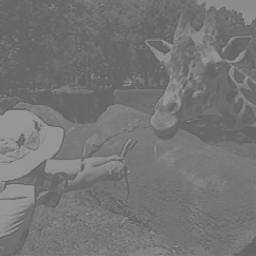
%> input picture assignments/Assignment1/130050007_130050013_130050047_assignment1_description/2/data/girrafe.jpg, 256 x 256 px
$ octave --eval "myBilinearInterpolation('../../../Assignment1/130050007_130050013_130050047_assignment1_description/2/data/girrafe.jpg');"   (GNU Octave 9; MATLAB toolbox functions it lacks are replaced by stand-ins)
%> lines starting %> are read from the running program, lines starting %| are printed output that depends on the picture; in (x1, y1, x2, y2) boxes, pixels count from 0 and x2, y2 are one past the last pixel; in counts of white or black regions, pixels touching at a corner belong together; the program's own positions count from 1
### assignments/assignment1_GrayTrans/1/code/Display.m
function [] = Display(name, input_Matrix, greyscale)
% Function to display any image with desired colourmap and axis
%   Detailed explanation goes here
myNumOfColors = 200;
myColorScale = [[0:1/(myNumOfColors-1):1]',[0:1/(myNumOfColors-1):1]',[0:1/(myNumOfColors-1):1]'];
if greyscale == 1
    figure('Name',name,'NumberTitle','off'), imagesc(input_Matrix)
else
    figure('Name',name,'NumberTitle','off'), imagesc(input_Matrix)
end
colormap (myColorScale)
colorbar
axis on
snapnow
%colormap jet;
daspect ([1 1 1]);


end

### assignments/assignment1_GrayTrans/1/code/myBilinearInterpolation.m
%% Function - myBilinearInterpolation
% MyBilinearInterpolation resizes image using Bilinear Interpolation
% method.

function [] = myBilinearInterpolation( filename )

input = imread(filename);
%> input is the input picture: size 256x256 uint8; min 87, max 167, mean 116.8
output = zeros(3*size(input,1)-2,2*size(input,2)-1);

output(1:3:end,1:2:end) = input;
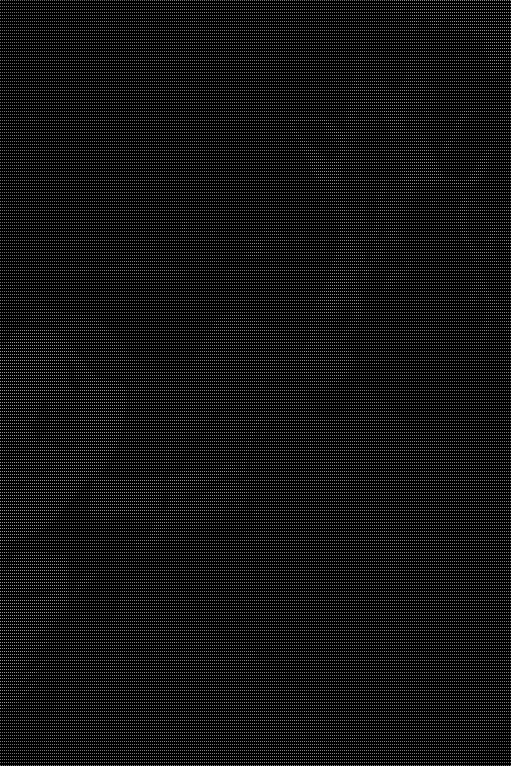
%> output: size 766x511 double; min 0, max 167, mean 19.6
output(1:1:end,2:2:end) = (output(1:1:end,1:2:end-1)+output(1:1:end,3:2:end))/2;
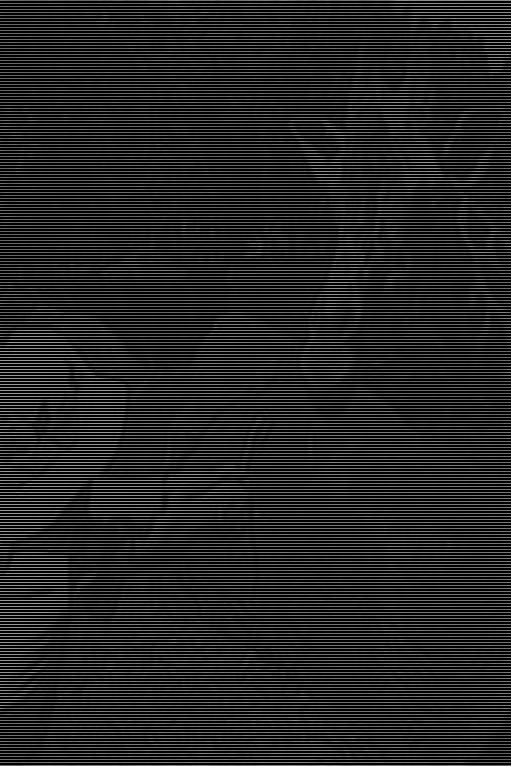
%> output: size 766x511 double; 16.68% of pixels changed, all inside (x1, y1, x2, y2) = (1, 0, 510, 766)
output(2:3:end,1:1:end) = (2*output(1:3:end-1,1:1:end)+output(4:3:end,1:1:end))/3;
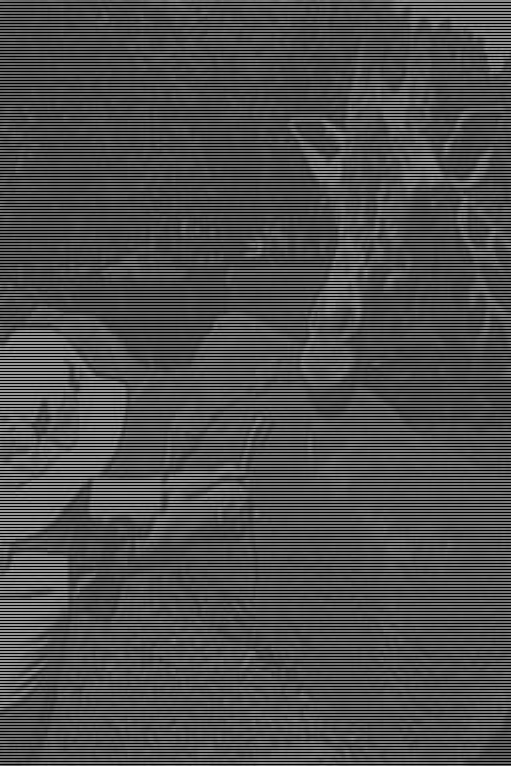
%> output: size 766x511 double; min 0, max 167, mean 77.9
output(3:3:end,1:1:end) = (output(1:3:end-1,1:1:end)+2*output(4:3:end,1:1:end))/3;
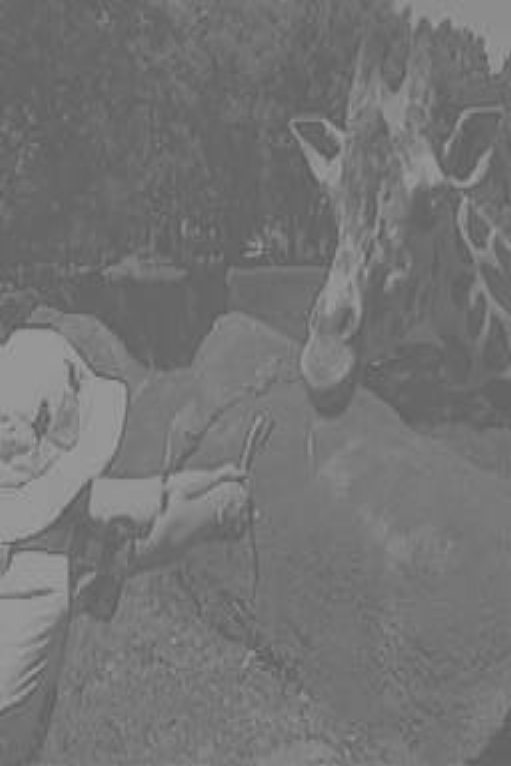
%> output: size 766x511 double; min 87, max 167, mean 116.8

%Display Original image
Display('barbaraSmall_original',input,0);
%Display modified image
Display('barbaraSmall_bilinear',output,1);

end
